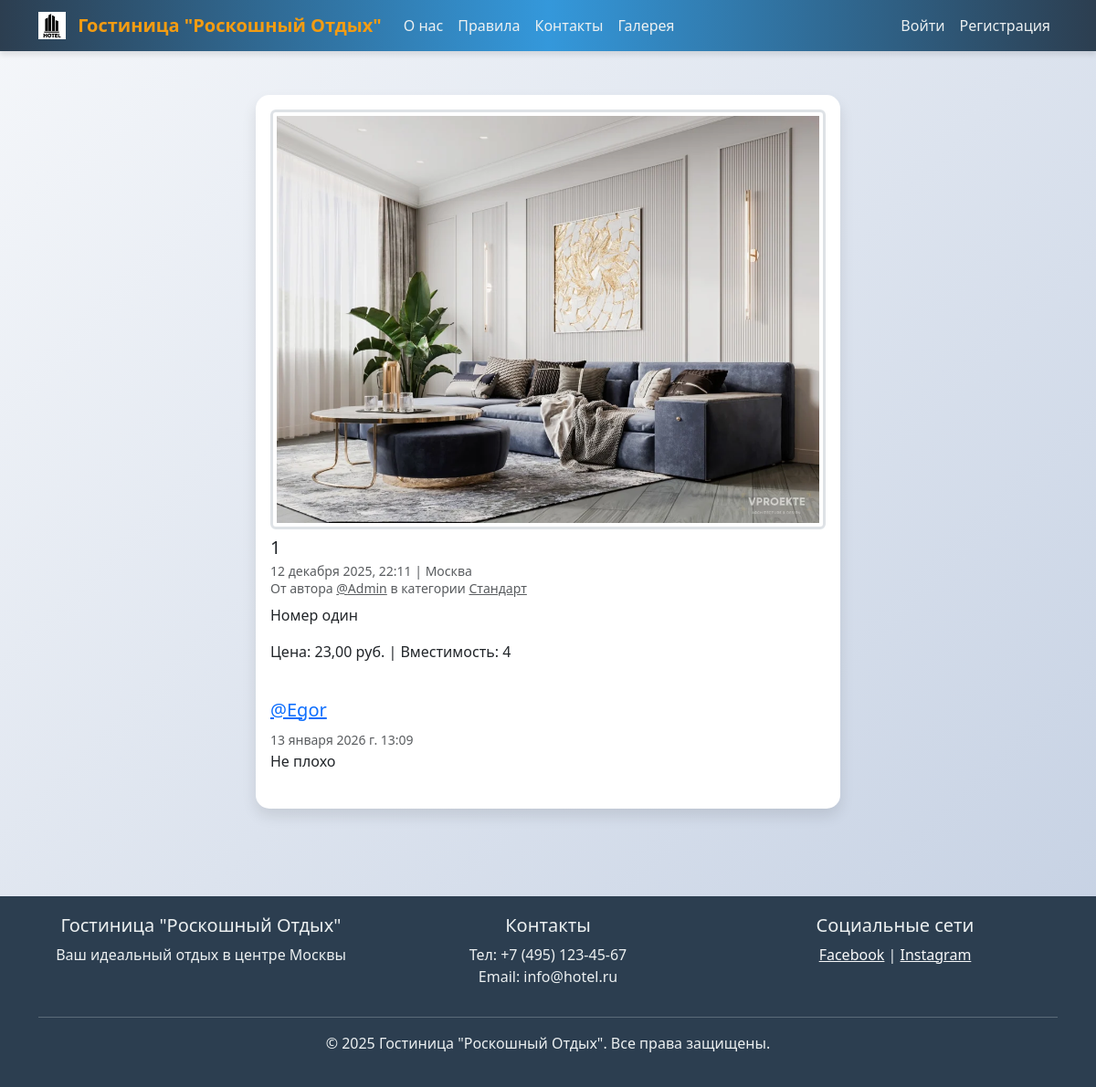
The app's page /rooms/23/ with its own data.
### hotel/models.py (models this page shows, shortened)
class PublishedModel(models.Model):
    is_published = models.BooleanField('Опубликовано', default=True,
                                       help_text='Снимите галочку, чтобы скрыть публикацию.')
    created_at = models.DateTimeField('Добавлено', auto_now_add=True)
    class Meta:
        abstract = True

class Room(PublishedModel):
    title = models.CharField('Название номера', max_length=256)
    text = models.TextField('Описание')
    slug = models.SlugField('Идентификатор', unique=True,
                            help_text='Идентификатор страницы для URL; '
                                      'разрешены символы латиницы, цифры, дефис и подчёркивание.')
    image = models.ImageField('Фото', upload_to='rooms/', blank=True)
    pub_date = models.DateTimeField('Дата и время публикации',
                                    help_text='Если установить дату и время в будущем — '
                                              'можно делать отложенные публикации.')
    author = models.ForeignKey(User, on_delete=models.CASCADE, verbose_name='Автор')
    location = models.ForeignKey(Location, on_delete=models.SET_NULL, null=True, blank=True,
                                 verbose_name='Местоположение')
    category = models.ForeignKey(Category, on_delete=models.SET_NULL, null=True, blank=True,
                                 verbose_name='Категория')
    price = models.DecimalField('Цена', max_digits=10, decimal_places=2)
    capacity = models.PositiveIntegerField('Вместимость')
    class Meta:
        verbose_name = 'номер'
        verbose_name_plural = 'Номера'
        ordering = ['-pub_date']

class Location(PublishedModel):
    name = models.CharField('Название места', max_length=256)
    class Meta:
        verbose_name = 'местоположение'
        verbose_name_plural = 'Местоположения'

class Category(PublishedModel):
    title = models.CharField('Название категории', max_length=256)
    description = models.TextField('Описание')
    slug = models.SlugField(unique=True, verbose_name='Идентификатор',
                            help_text='Идентификатор страницы для URL; '
                                      'разрешены символы латиницы, цифры, дефис и подчёркивание.')
    image = models.ImageField('Фото', upload_to='categories/', blank=True)
    class Meta:
        verbose_name = 'категория'
        verbose_name_plural = 'Категории'

class Comment(models.Model):
    text = models.TextField('Текст комментария')
    room = models.ForeignKey(Room, on_delete=models.CASCADE, related_name='comments',
                             verbose_name='Номер')
    author = models.ForeignKey(User, on_delete=models.CASCADE, verbose_name='Автор комментария')
    created_at = models.DateTimeField('Добавлено', auto_now_add=True)
    class Meta:
        verbose_name = 'комментарий'
        verbose_name_plural = 'Комментарии'
        ordering = ['created_at']

### hotel/views.py (the view, shortened to what this page needs)
# urls.py: path('rooms/<slug:room_slug>/', views.room_detail, name='room_detail'),
def room_detail(request, room_slug):
    room = get_object_or_404(Room, slug=room_slug, is_published=True, pub_date__lte=timezone.now())
    comments = room.comments.select_related('author')
    form = CommentForm()
    context = {'room': room, 'comments': comments, 'form': form}
    return render(request, 'hotel/detail.html', context)

### templates/hotel/detail.html (shortened to what this page needs)
{% extends "base.html" %}
{% block content %}
  <div class="col d-flex justify-content-center">
    <div class="card" style="width: 40rem;">
      <div class="card-body">
        {% if room.image %}
          <a href="{{ post.image.url }}" target="_blank">
            <img class="border-3 rounded img-fluid img-thumbnail mb-2 mx-auto d-block" src="{{ room.image.url }}">
          </a>
        {% endif %}
        <h5 class="card-title">{{ room.title }}</h5>
        <h6 class="card-subtitle mb-2 text-muted">
          <small>
            {{ room.pub_date|date:"d E Y, H:i" }} | {% if room.location and room.location.is_published %}{{ room.location.name }}{% else %}Планета Земля{% endif %}<br>
            От автора <a class="text-muted" href="{% url 'hotel:profile' room.author.username %}">@{{ room.author.username }}</a> в
            категории {% include "includes/category_link.html" %}
          </small>
        </h6>
        <p class="card-text">{{ room.text|linebreaksbr }}</p>
        <p>Цена: {{ room.price }} руб. | Вместимость: {{ room.capacity }}</p>
        {% include "includes/comments.html" %}
      </div>
    </div>
  </div>
{% endblock %}

### templates/includes/category_link.html
<a class="text-muted" href="{% url 'hotel:category' room.category.slug %}">
  {{ room.category.title }}
</a>

### templates/includes/comments.html (shortened to what this page needs)
{% if user.is_authenticated %}
  {% load django_bootstrap5 %}
{% endif %}
<br>
{% for comment in comments %}
  <div class="media mb-4">
    <div class="media-body">
      <h5 class="mt-0">
        <a href="{% url 'hotel:profile' comment.author.username %}" name="comment_{{ comment.id }}">
          @{{ comment.author.username }}
        </a>
      </h5>
      <small class="text-muted">{{ comment.created_at }}</small>
      <br>
      {{ comment.text|linebreaksbr }}
    </div>
  </div>
{% endfor %}

### static/css/custom.css (style rules this page uses)
body { background: linear-gradient(135deg, #f5f7fa 0%, #c3cfe2 100%); font-family: 'Segoe UI', Tahoma, Geneva, Verdana, sans-serif; }
.card { border: none; border-radius: 15px; box-shadow: 0 8px 16px rgba(0, 0, 0, 0.1); transition: transform 0.3s, box-shadow 0.3s; }

### records on screen
Room: image (picture), title "1", pub_date "12 декабря 2025, 22:11", location.name "Москва", author.username "Admin", category "Стандарт", text "Номер один", price "23,00", capacity "4"
Comment: author.username "Egor", created_at "13 января 2026 г. 13:09", text "Не плохо"
